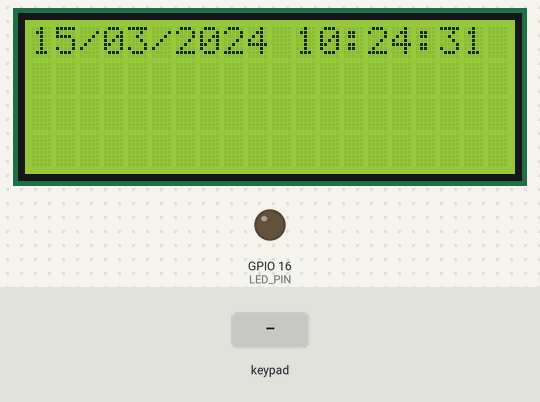
The sketch below on a simulated ESP32. Shown: 20×4 character LCD, output pins drawn as LEDs (lit = HIGH). Inputs (shaded band) come from the test bench. The local clock reads 2024-03-15 10:24:30 at power-on unless the sketch sets it; storage starts empty.

Above: at 1.6 s.
1.7 s: keypad keys 1 2 3 4 5 6 7 8 D pressed 0.4 s apart
At 6.1 s:
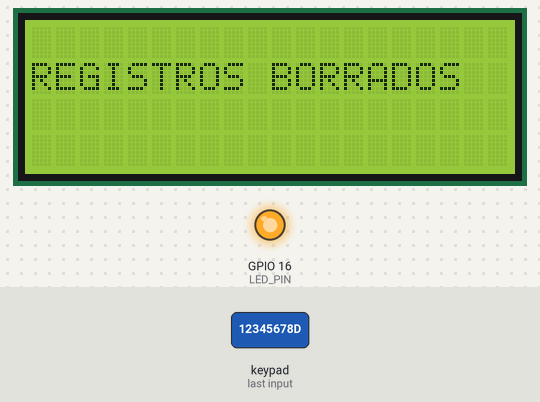
6.8 s: key 'A' pressed
At 7.8 s:
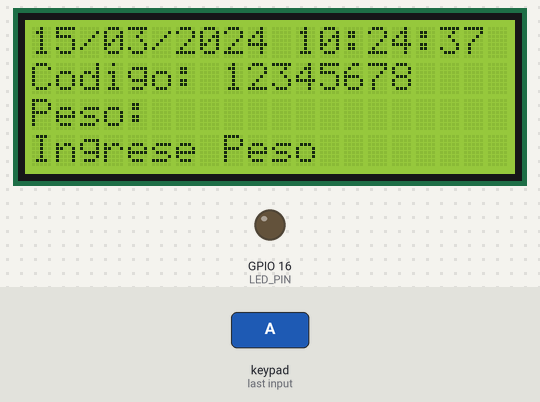
9.8 s: keypad keys 1 2 3 4 5 6 7 8 A pressed 0.4 s apart
At 13.8 s:
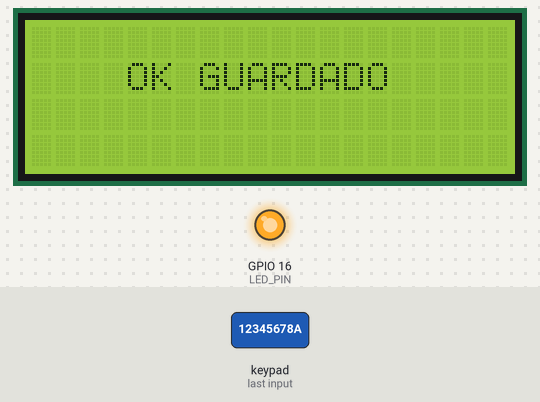
14.9 s: key 'C' pressed
At 15.3 s:
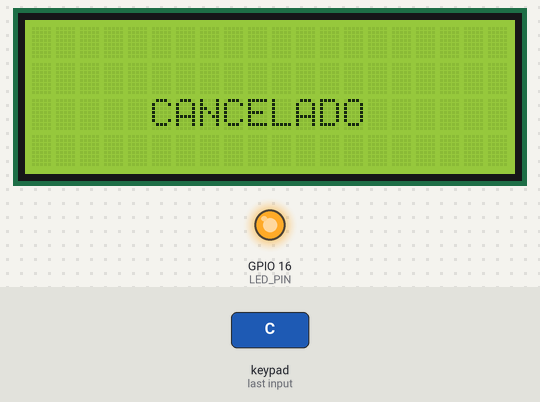
Timing chart, 0 to 17.9 s (numbered marks = the images above; inputs shaded):
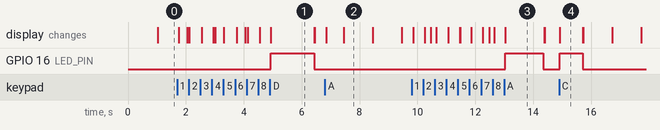

Measured:
- after the input at 1.7 s, GPIO 16 (LED_PIN): LOW → HIGH after 3.2 s, → LOW 1.5 s later; the display: first changes after 0.05 s (image 1 shows a later state)
- after the input at 6.8 s, the display: first changes after 0.05 s (image 2 shows a later state)
- after the input at 9.8 s, GPIO 16 (LED_PIN): LOW → HIGH after 3.2 s, → LOW 1.3 s later
- after the input at 14.9 s, GPIO 16 (LED_PIN): LOW → HIGH at once, → LOW 0.80 s later; the display: changes at once (image 4)
- what the display in image 1 shows lasts 1.5 s, from 4.9 s to 6.4 s
- what the display in image 3 shows lasts 1.4 s, from 13.0 s to 14.4 s
- what the display in image 4 shows lasts 0.8 s, from 14.9 s to 15.7 s

The sketch:

Balanza.ino
```cpp
#include <WiFi.h>
#include "esp_wifi.h"
#include <Wire.h>
#include <LiquidCrystal_I2C.h>
#include <RTClib.h>
#include <Keypad.h>
#include <WebServer.h>
#include <ArduinoJson.h>
#include "SPIFFS.h"

#define SDA_LCD 21
#define SCL_LCD 22
#define SDA_RTC 18
#define SCL_RTC 19
#define LED_PIN 16

// --- WIFI CONFIG ---
const char* ssid = "Balanza";
const char* password = "12345678";

IPAddress local_IP(192, 168, 4, 1);
IPAddress gateway(192, 168, 4, 1);
IPAddress subnet(255, 255, 255, 0);

// --- OBJETOS ---
LiquidCrystal_I2C lcd(0x27, 20, 4);
RTC_DS3231 rtc;
TwoWire I2C_RTC = TwoWire(1);
WebServer server(80);

// --- TECLADO ---
const byte FILAS = 4;
const byte COLUMNAS = 4;

char teclas[FILAS][COLUMNAS] = {
  { '1', '2', '3', 'A' },
  { '4', '5', '6', 'B' },
  { '7', '8', '9', 'C' },
  { '*', '0', '#', 'D' }
};

byte pinesFilas[FILAS] = { 13, 12, 14, 27 };
byte pinesColumnas[COLUMNAS] = { 26, 25, 33, 32 };

Keypad keypad = Keypad(makeKeymap(teclas), pinesFilas, pinesColumnas, FILAS, COLUMNAS);

// --- VARIABLES ---
String codigo = "";
String peso = "";
bool ingresandoPeso = false;

unsigned long lastUpdate = 0;
unsigned long idRegistro = 1;

String archivo = "/registros.json";

// --------------------------------------------------

void iniciarAPEstable() {
  WiFi.mode(WIFI_AP);
  WiFi.setSleep(false);
  WiFi.softAPConfig(local_IP, gateway, subnet);
  WiFi.softAP(ssid, password);
  esp_wifi_set_max_tx_power(78);
}

// --------------------------------------------------

void enableCORS() {
  server.sendHeader("Access-Control-Allow-Origin", "*");
  server.sendHeader("Access-Control-Allow-Methods", "GET, OPTIONS");
  server.sendHeader("Access-Control-Allow-Headers", "*");
}

// --------------------------------------------------

void mostrarOK() {
  lcd.clear();
  lcd.setCursor(4, 1);
  lcd.print("OK GUARDADO");
  digitalWrite(LED_PIN, HIGH);
  delay(1300);
  digitalWrite(LED_PIN, LOW);
  lcd.clear();
}

// --------------------------------------------------

void guardarEnArchivo(String nuevoRegistro) {

  File file = SPIFFS.open(archivo, FILE_READ);
  String contenido = "[]";

  if (file) {
    contenido = file.readString();
    file.close();
  }

  if (contenido == "[]" || contenido.length() <= 2) {
    contenido = "[" + nuevoRegistro + "]";
  } else {
    contenido.remove(contenido.length() - 1);
    contenido += "," + nuevoRegistro + "]";
  }

  file = SPIFFS.open(archivo, FILE_WRITE);
  file.print(contenido);
  file.close();
}

// --------------------------------------------------

void guardarRegistro(String cod, String pes) {

  DateTime now = rtc.now();

  char fecha[11];
  sprintf(fecha, "%02d/%02d/%04d",
          now.day(), now.month(), now.year());

  char hora[9];
  sprintf(hora, "%02d:%02d:%02d",
          now.hour(), now.minute(), now.second());

  String turno = (now.hour() >= 12) ? "PM" : "AM";

  StaticJsonDocument<256> doc;
  doc["id"] = idRegistro++;
  doc["codigo"] = cod;
  doc["peso"] = pes;
  doc["fecha"] = fecha;
  doc["hora"] = hora;
  doc["turno"] = turno;

  String salida;
  serializeJson(doc, salida);

  guardarEnArchivo(salida);
}

// --------------------------------------------------

void handleData() {
  enableCORS();

  File file = SPIFFS.open(archivo, FILE_READ);

  if (!file) {
    server.send(200, "application/json", "[]");
    return;
  }

  String contenido = file.readString();
  file.close();

  server.send(200, "application/json", contenido);
}

// --------------------------------------------------

void borrarRegistros() {

  SPIFFS.remove(archivo);

  File file = SPIFFS.open(archivo, FILE_WRITE);
  file.print("[]");
  file.close();

  lcd.clear();
  lcd.setCursor(0, 1);
  lcd.print("REGISTROS BORRADOS");
  digitalWrite(LED_PIN, HIGH);
  delay(1500);
  digitalWrite(LED_PIN, LOW);
  lcd.clear();
}

// --------------------------------------------------

void setup() {

  Serial.begin(115200);

  pinMode(LED_PIN, OUTPUT);
  digitalWrite(LED_PIN, LOW);

  Wire.begin(SDA_LCD, SCL_LCD);
  I2C_RTC.begin(SDA_RTC, SCL_RTC, 100000);

  lcd.init();
  lcd.backlight();

  rtc.begin(&I2C_RTC);

  if (!SPIFFS.begin(true)) {
    Serial.println("Error SPIFFS");
  }

  if (!SPIFFS.exists(archivo)) {
    File file = SPIFFS.open(archivo, FILE_WRITE);
    file.print("[]");
    file.close();
  }

  iniciarAPEstable();

  server.on("/data", HTTP_GET, handleData);

  server.on("/data", HTTP_OPTIONS, []() {
    enableCORS();
    server.send(200);
  });

  server.begin();

  lcd.clear();
}

// --------------------------------------------------

void loop() {

  server.handleClient();

  if (millis() - lastUpdate >= 1000) {

    lastUpdate = millis();
    DateTime now = rtc.now();

    char fechaHora[21];
    sprintf(fechaHora, "%02d/%02d/%04d %02d:%02d:%02d",
            now.day(), now.month(), now.year(),
            now.hour(), now.minute(), now.second());

    lcd.setCursor(0, 0);
    lcd.print(fechaHora);
  }

  char tecla = keypad.getKey();

  if (tecla) {
    // CANCELAR CON C
    if (tecla == 'C') {
      codigo = "";
      peso = "";
      ingresandoPeso = false;

      lcd.clear();
      lcd.setCursor(5, 2);
      lcd.print("CANCELADO");
      digitalWrite(LED_PIN, HIGH);
      delay(800);
      digitalWrite(LED_PIN, LOW);
      lcd.clear();

      return;
    }
    // BORRAR TODO CON D
    if (tecla == 'D') {
      borrarRegistros();
      return;
    }

    if (!ingresandoPeso) {

      if (isdigit(tecla)) codigo += tecla;
      else if (tecla == '#') {
        if (codigo.length() > 0) codigo.remove(codigo.length() - 1);
      } else if (tecla == 'A' && codigo.length() > 0) {
        ingresandoPeso = true;
      }

    } else {

      if (isdigit(tecla)) peso += tecla;
      else if (tecla == '*' && peso.indexOf('.') == -1) peso += '.';
      else if (tecla == '#') {
        if (peso.length() > 0) peso.remove(peso.length() - 1);
      } else if (tecla == 'A' && peso.length() > 0) {

        guardarRegistro(codigo, peso);
        codigo = "";
        peso = "";
        ingresandoPeso = false;
        mostrarOK();
      }
    }

    lcd.setCursor(0, 1);
    lcd.print("Codigo: " + codigo + "      ");

    lcd.setCursor(0, 2);
    lcd.print("Peso: " + peso + "          ");

    lcd.setCursor(0, 3);
    if (!ingresandoPeso) lcd.print("Ingrese Codigo   ");
    else lcd.print("Ingrese Peso     ");
  }
}
```
